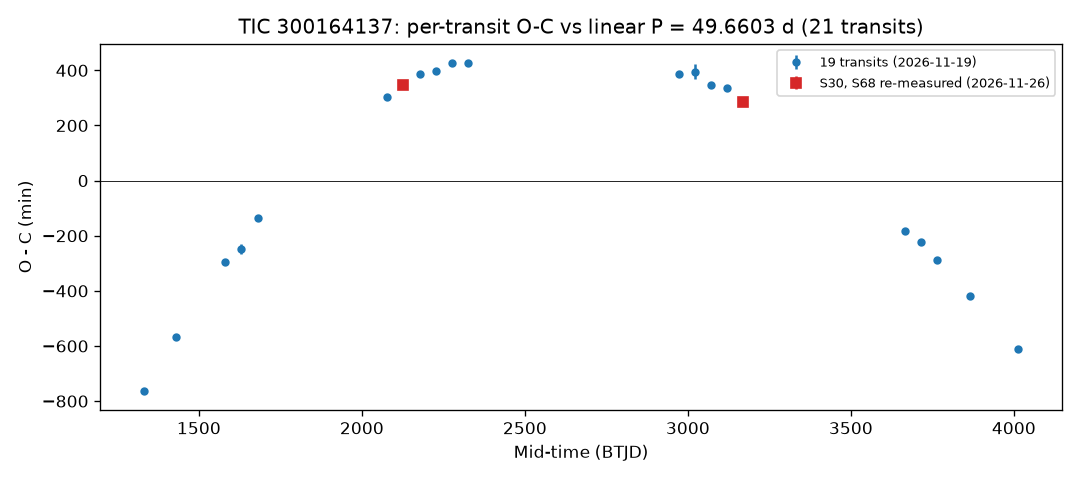

Write Python code to recreate this figure.
#!/usr/bin/env python3
"""oc21.py - O-C of TIC 300164137 with S30 and S68 added (recheck.py, QLP, default mask) to the 19 transits of ttv.json."""
import json, numpy as np
import matplotlib; matplotlib.use("Agg"); import matplotlib.pyplot as plt
rows = [x for x in json.load(open("ttv.json")) if not x["edge"] and x["depth_ppm"] > 800 and x["red_chi2"] < 2.5 and x["sector"] != 96]
add = [x for x in json.load(open("recheck.json")) if x["author"] == "QLP" and x["mask"] == "default"]
n = np.array([x["n"] for x in rows] + [x["n"] for x in add]); tc = np.array([x["tc"] for x in rows] + [x["tc"] for x in add])
e = np.array([x["err_min"] for x in rows] + [x["err_min"] for x in add])
new = np.r_[np.zeros(len(rows), bool), np.ones(len(add), bool)]
A = np.vstack([np.ones_like(n), n]).T.astype(float); W = 1 / e ** 2
p = np.linalg.solve(A.T @ (A * W[:, None]), A.T @ (W * tc)); oc = (tc - A @ p) * 1440
for deg in (2, 3, 4):
    cf = np.polyfit(n, tc, deg, w=1 / e); r = (tc - np.polyval(cf, n)) * 1440
    pr = [np.polyval(cf, k) for k in (8, 9, 10)]
    print(f"degree {deg}: chi2 {np.sum((r / e) ** 2):.0f} for {len(n) - deg - 1} dof, rms {np.std(r):.1f} min; "
          f"n=8,9,10 at BTJD {pr[0]:.2f}, {pr[1]:.2f}, {pr[2]:.2f}")
print(f"{len(n)} transits; linear P = {p[1]:.5f} d")
fig, ax = plt.subplots(figsize=(9, 4))
ax.errorbar(tc[~new], oc[~new], e[~new], fmt="o", ms=4, label="19 transits (2026-11-19)")
ax.errorbar(tc[new], oc[new], e[new], fmt="s", ms=6, color="C3", label="S30, S68 re-measured (2026-11-26)")
ax.axhline(0, color="k", lw=0.5); ax.legend(fontsize=8)
ax.set(xlabel="Mid-time (BTJD)", ylabel="O - C (min)", title=f"TIC 300164137: per-transit O-C vs linear P = {p[1]:.4f} d ({len(n)} transits)")
fig.tight_layout(); fig.savefig("oc21.png", dpi=120)
